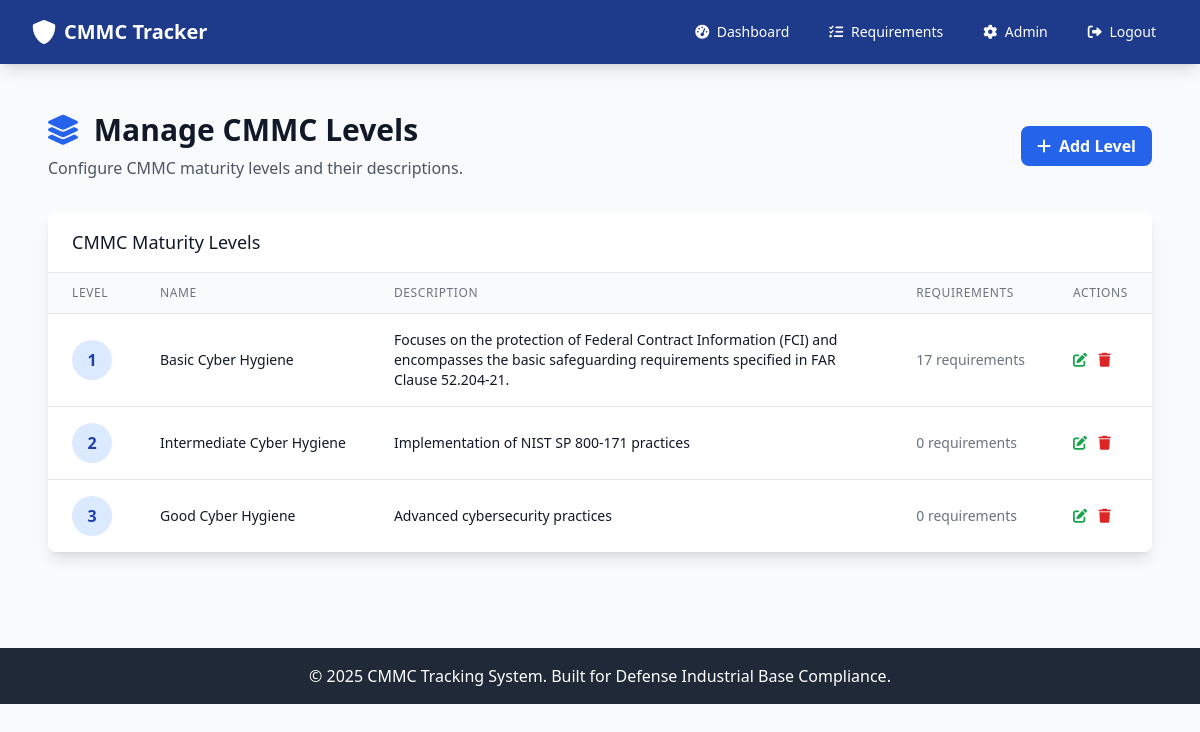
Before: /admin/levels (signed in) with the older database file.
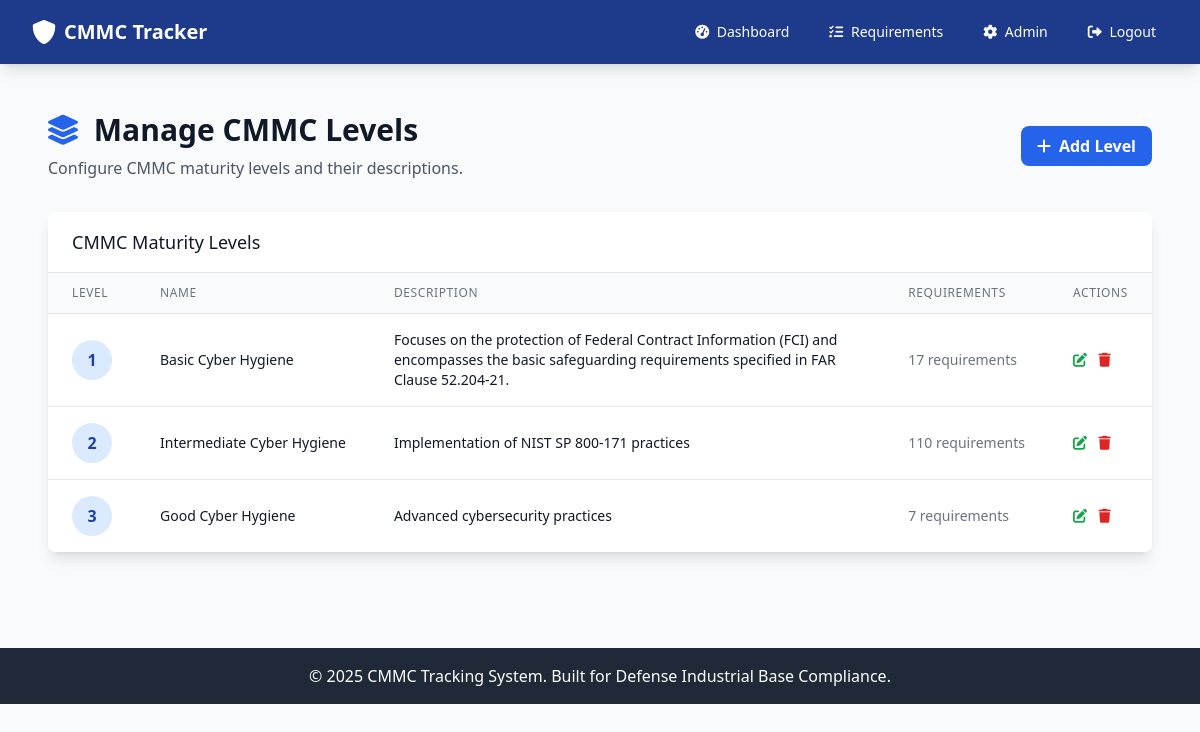
After: the same page with the newer database file.
### app.py (models this page shows)
class CMMCLevel(db.Model):
    __tablename__ = 'cmmc_level'
    id = db.Column(db.Integer, primary_key=True)
    level_number = db.Column(db.Integer, unique=True, nullable=False)
    name = db.Column(db.String(100), nullable=False)
    description = db.Column(db.Text)
    created_at = db.Column(db.DateTime, default=datetime.utcnow)

### app.py (the view)
@app.route('/admin/levels')
@admin_required
def admin_levels():
    levels = CMMCLevel.query.all()
    return render_template('admin/levels.html', levels=levels)

### app.py (called while the page is built, shortened)
def admin_required(f):
    @wraps(f)
    def decorated_function(*args, **kwargs):
        if 'user_id' not in session:
            flash('Please log in to access this page.', 'warning')
            return redirect(url_for('login'))
        user = User.query.get(session['user_id'])
        if not user or user.role != 'admin':
            flash('Admin access required.', 'error')
            return redirect(url_for('dashboard'))
        return f(*args, **kwargs)
    return decorated_function

@app.before_request
def enforce_device_and_user_authorization():
    open_endpoints = {
        'index', 'login', 'register', 'logout', 'static', 'device_pending'
    }
    if request.endpoint in open_endpoints:
        return None
    if 'user_id' not in session:
        return None
    user = User.query.get(session['user_id'])
    if not user:
        session.clear()
        return redirect(url_for('login'))
    if not user.is_authorized:
        flash('Your account is awaiting authorization by an administrator.', 'warning')
        return redirect(url_for('index'))
    if user.role == 'admin':
        return None

### templates/admin/levels.html (shortened to what this page needs)
{% extends "base.html" %}
{% block content %}
<div class="px-4 py-6">
    <div class="flex justify-between items-center mb-8">
        <div>
            <h1 class="text-3xl font-bold text-gray-900 mb-2">
                <i class="fas fa-layer-group text-blue-600 mr-2"></i>
                Manage CMMC Levels
            </h1>
            <p class="text-gray-600">Configure CMMC maturity levels and their descriptions.</p>
        </div>
        <a href="{{ url_for('admin_add_level') }}" class="bg-blue-600 hover:bg-blue-700 text-white font-bold py-2 px-4 rounded-lg transition duration-200">
            <i class="fas fa-plus mr-2"></i>Add Level
        </a>
    </div>
    <div class="bg-white shadow-lg rounded-lg overflow-hidden">
        <div class="px-6 py-4 border-b border-gray-200">
            <h3 class="text-lg font-medium text-gray-900">CMMC Maturity Levels</h3>
        </div>
        {% if levels %}
        <div class="overflow-x-auto">
            <table class="min-w-full divide-y divide-gray-200">
                <thead class="bg-gray-50">
                    <tr>
                        <th class="px-6 py-3 text-left text-xs font-medium text-gray-500 uppercase tracking-wider">Level</th>
                        <th class="px-6 py-3 text-left text-xs font-medium text-gray-500 uppercase tracking-wider">Name</th>
                        <th class="px-6 py-3 text-left text-xs font-medium text-gray-500 uppercase tracking-wider">Description</th>
                        <th class="px-6 py-3 text-left text-xs font-medium text-gray-500 uppercase tracking-wider">Requirements</th>
                        <th class="px-6 py-3 text-left text-xs font-medium text-gray-500 uppercase tracking-wider">Actions</th>
                    </tr>
                </thead>
                <tbody class="bg-white divide-y divide-gray-200">
                    {% for level in levels %}
                    <tr class="hover:bg-gray-50">
                        <td class="px-6 py-4 whitespace-nowrap">
                            <span class="inline-flex items-center justify-center w-10 h-10 rounded-full bg-blue-100 text-blue-800 font-bold">
                                {{ level.level_number }}
                            </span>
                        </td>
                        <td class="px-6 py-4 whitespace-nowrap">
                            <div class="text-sm font-medium text-gray-900">{{ level.name }}</div>
                        </td>
                        <td class="px-6 py-4">
                            <div class="text-sm text-gray-900">{{ level.description or 'No description provided' }}</div>
                        </td>
                        <td class="px-6 py-4 whitespace-nowrap text-sm text-gray-500">
                            {{ level.requirements|length }} requirements
                        </td>
                        <td class="px-6 py-4 whitespace-nowrap text-sm font-medium space-x-2">
                            <button onclick="editLevel({{ level.id }})" class="text-green-600 hover:text-green-900">
                                <i class="fas fa-edit"></i>
                            </button>
                            <button onclick="deleteLevel({{ level.id }}, {{ level.level_number }})" class="text-red-600 hover:text-red-900">
                                <i class="fas fa-trash"></i>
                            </button>
                        </td>
                    </tr>
                    {% endfor %}
                </tbody>
            </table>
        </div>
        {% endif %}
    </div>
</div>
{% endblock %}

Changed rows visible on the page:
changed CMMCLevel "Intermediate Cyber Hygiene": requirements|length "0" → "110"
changed CMMCLevel "Good Cyber Hygiene": requirements|length "0" → "7"
